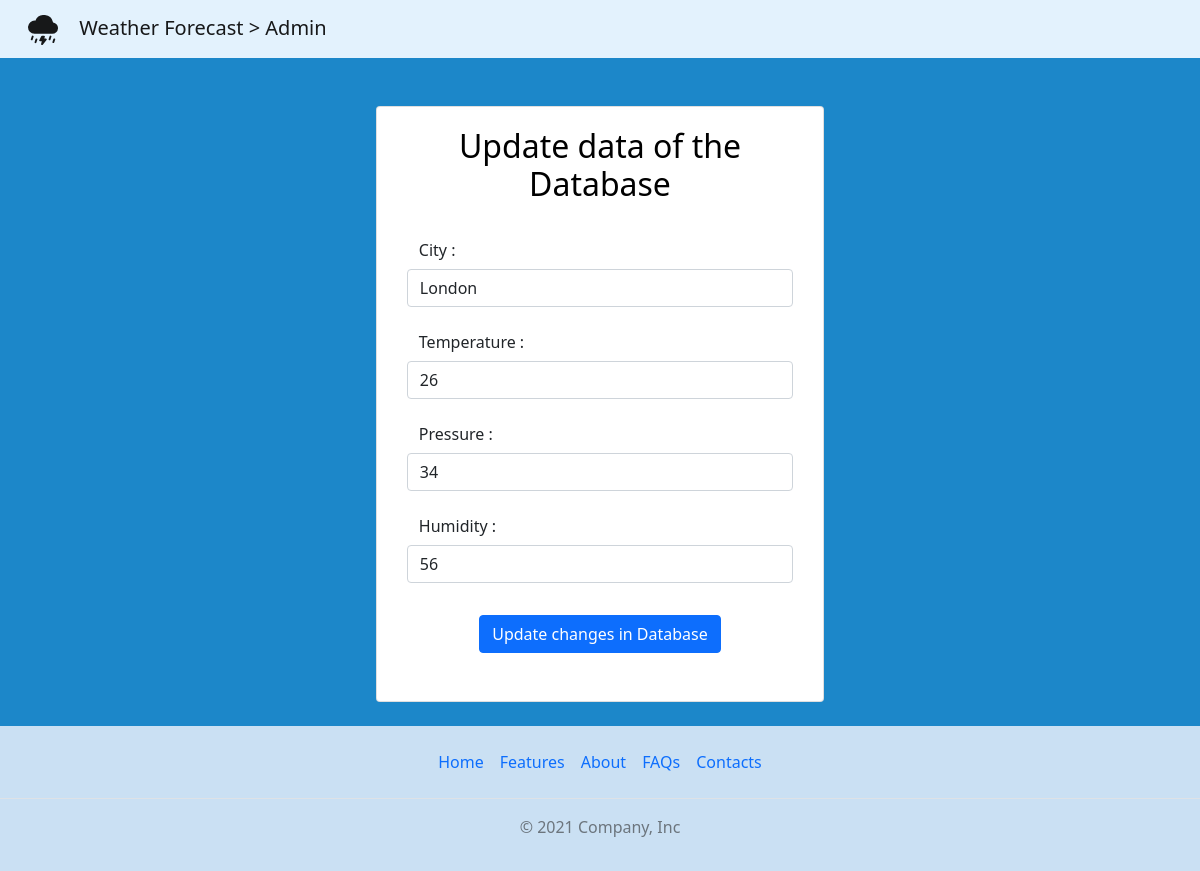
Page /update/5 on the committed database.
### weather.py (models this page shows, shortened)
class Todo(db.Model):
    sno = db.Column(db.Integer, primary_key=True)
    temperature = db.Column(db.Integer, nullable=False)
    pressure = db.Column(db.Integer, nullable=False)
    humidity = db.Column(db.Integer, nullable=False)
    city = db.Column(db.Integer, nullable=False)
    date_created = db.Column(db.DateTime, default=datetime.utcnow)

### weather.py (the view, shortened to what this page needs)
@app.route('/update/<int:sno>', methods = ['GET','POST'])
def update(sno):
  todo = Todo.query.filter_by(sno = sno).first()
  return render_template('update.html', todo = todo)

### templates/update.html (shortened to what this page needs)
{% extends 'base.html' %} {% block title %} Update Page{% endblock title %} {% block body %}
<nav class="navbar navbar-expand-lg navbar-light" style="background-color: #e3f2fd">
	<div class="container-fluid">
		<a class="navbar-brand" href="#"
			>
			Weather Forecast > Admin</a
		>
	</div>
</nav>
<div class="d-flex justify-content-center">
	<div class="card mt-5" style="width: 28rem">
		<h2 class="main-heading" style="text-align: center">Update data of the Database</h2>
		<div class="container mt-2 d-flex justify-content-center">
			<form action="/update/{{todo.sno}}" method="POST">
				<div class="row mb-3" style="white-space: nowrap">
					<label for="citylocation" class="col col-form-label">City :</label>
					<input type="text" class="form-control" id="cityloaction" name="cityl" value="{{todo.city}}" />
				</div>
				<div class="row mb-3">
					<label for="temperature" class="col col-form-label">Temperature :</label>
					<input type="text" class="form-control" id="temperature" name="tempe" value="{{todo.temperature}}" />
				</div>
				<div class="row mb-3">
					<label for="pressure" class="col col-form-label">Pressure :</label>
					<input type="text" class="form-control" id="pressure" name="press" value="{{todo.pressure}}" />
				</div>
				<div class="row mb-3">
					<label for="humidity" class="col col-form-label">Humidity :</label>
					<input type="text" class="form-control" id="humidity" name="humid" value="{{todo.humidity}}" />
				</div>
				<div class="container d-flex justify-content-center">
					<button type="submit" class="btn btn-primary mt-3 mb-5" name="contentasap">Update changes in Database</button>
				</div>
			</form>
		</div>
	</div>
</div>
{% endblock body %}

### templates/base.html (style rules this page uses)
body { background-color: #1c87c9; }
h2 { text-align: center; color: blanchedalmond; }
h2.main-heading { margin: 20px; color: black; }

### rows in the picture
Todo: cityl "London", tempe "26", press "34", humid "56"
